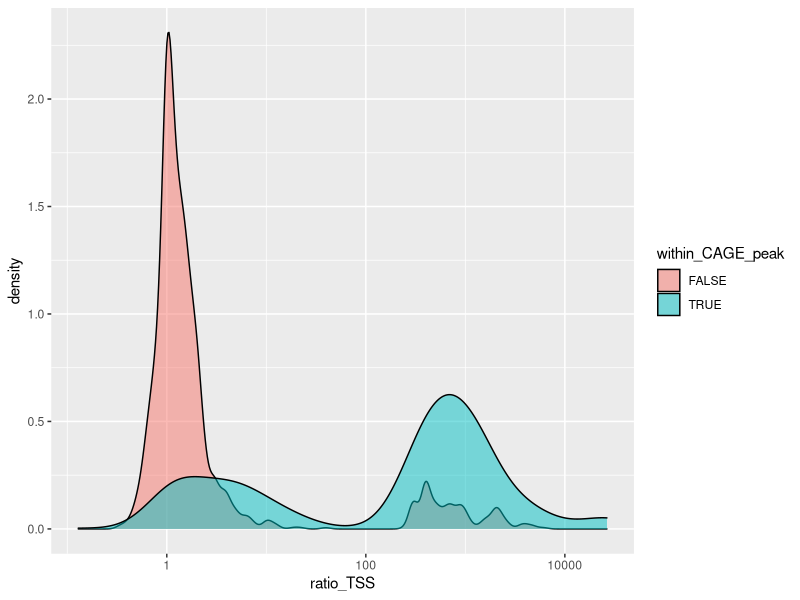
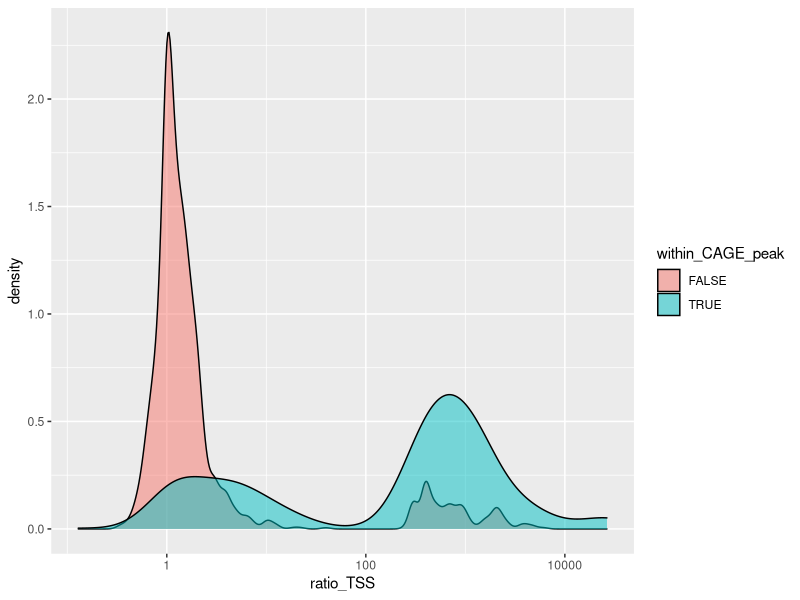

These charts were generated, in order, by the following R code:
library(tidyverse)

## Classification worksheet

# Load the datasets
basic.df <- read_tsv("results/basic_sqanti3/course_classification.txt")

complete.df <- read_tsv("results/complete_sqanti3/course_classification.txt")

# Question 1
nrow(basic.df)

# Question 2
basic.df %>% select(associated_gene) %>%
    distinct() %>%
    nrow()

# Question 3
basic.df %>%
    select(structural_category) %>%
    table()

# Question 4
basic.df %>% pull(exons) %>% mean()

# Question 5
basic.df %>% 
    filter(exons == max(basic.df$exons)) %>%
    select(isoform,exons,structural_category,associated_gene)

# Question 6
basic.df %>% 
    filter(length == max(basic.df$length) | length == min(basic.df$length)) %>%
    select(isoform,length,structural_category,associated_gene)

# Question 7
basic.df %>%
    filter(structural_category == "novel_not_in_catalog") %>% 
    select(all_canonical) %>%
    table()

# Question 8
basic.df %>% 
    filter(structural_category == "fusion") %>% 
    rowwise() %>%
    mutate(fusion_genes= length(str_split(associated_gene,"_")[[1]])) %>%
    filter(fusion_genes == max(fusion_genes)) %>%
    select(isoform, fusion_genes, associated_gene)

# Question 9
basic.df %>%
    mutate(novel = ifelse(str_detect(associated_transcript,"novel"),TRUE,FALSE)) %>%
    select(novel) %>%
    table()/nrow(basic.df)*100 

# Question 10
basic.df %>% 
    select(coding) %>%
    table()

# Question 11
basic.df %>%
    filter(coding == "coding") %>%
    pull(ORF_length) %>%
    mean()

# Question 12
basic.df %>%
    filter(coding == "coding") %>%
    filter(ORF_length == max(ORF_length)) %>%
    select(isoform,ORF_length,structural_category)

# Question 13
basic.df %>%
    filter(predicted_NMD) %>%
    select(structural_category) %>%
    table()

#Question 14
basic.df %>%
    select(where(~ !all(is.na(.)))) -> clean_basic.df

complete.df %>%
    select(where(~ !all(is.na(.)))) %>%
    colnames() %>%
    setdiff(clean_basic.df %>% colnames()) %>%
    length()

complete.df %>%
    select(where(~ !all(is.na(.)))) %>%
    colnames() %>%
    setdiff(clean_basic.df %>% colnames()) 

# Question 15

complete.df %>%
    filter(structural_category %in% c("full-splice_match","incomplete-splice_match") &
          within_CAGE_peak & polyA_motif_found) %>%
    select(structural_category) %>%
    table()

# Question 16
complete.df %>%
    group_by(structural_category) %>%
    summarise(cov_mean = mean(min_cov,na.rm=TRUE),
              cov_sd = sd(min_cov,na.rm=TRUE)) 


# Question 17

complete.df %>%
    filter(structural_category == "incomplete-splice_match" &
          within_CAGE_peak & polyA_motif_found) %>%
    select(subcategory) %>%
    table()

# Question 18
complete.df %>%
    mutate(TSS_ratio = ifelse(ratio_TSS > 1,TRUE,FALSE)) %>%
    filter(!is.na(ratio_TSS)) %>%
    select(TSS_ratio) %>%
    table() 

library(ggplot2)
complete.df %>% 
    filter(!is.na(ratio_TSS)) %>%
    ggplot(aes(x=ratio_TSS,fill=within_CAGE_peak)) +
    geom_density(alpha=0.5) +
    scale_x_log10() 
ggsave("results/complete_sqanti3/ratio_TSS_density.png") 


## Filter worksheet

basic.df <- read_tsv("results/basic_filter/course_RulesFilter_result_classification.txt")
complete.df <- read_tsv("results/complete_filter/course_RulesFilter_result_classification.txt")
